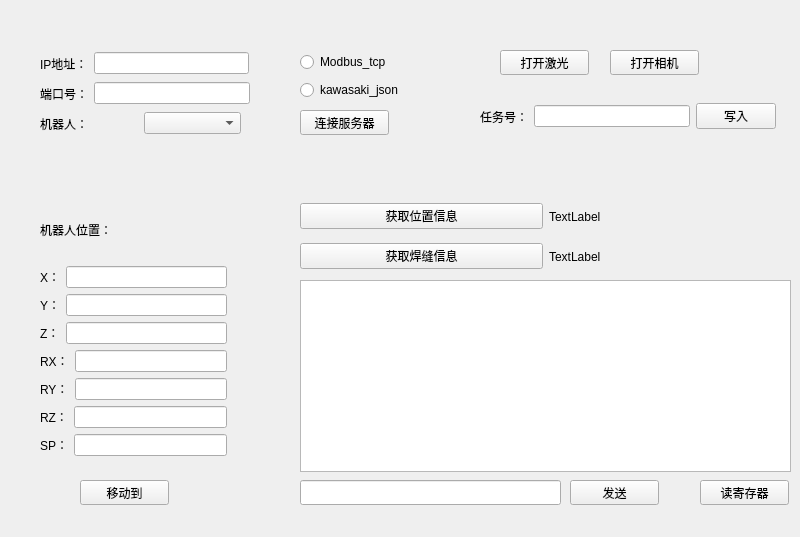
<?xml version="1.0" encoding="UTF-8"?>
<ui version="4.0">
 <class>tcp_client</class>
 <widget class="QWidget" name="tcp_client">
  <property name="geometry">
   <rect>
    <x>0</x>
    <y>0</y>
    <width>800</width>
    <height>537</height>
   </rect>
  </property>
  <property name="windowTitle">
   <string>tcp_client</string>
  </property>
  <widget class="QPushButton" name="move_to_pos">
   <property name="geometry">
    <rect>
     <x>80</x>
     <y>480</y>
     <width>89</width>
     <height>25</height>
    </rect>
   </property>
   <property name="text">
    <string>移动到</string>
   </property>
  </widget>
  <widget class="QPushButton" name="read_register_btn">
   <property name="geometry">
    <rect>
     <x>700</x>
     <y>480</y>
     <width>89</width>
     <height>25</height>
    </rect>
   </property>
   <property name="text">
    <string>读寄存器</string>
   </property>
  </widget>
  <widget class="QPushButton" name="send_btn">
   <property name="geometry">
    <rect>
     <x>570</x>
     <y>480</y>
     <width>89</width>
     <height>25</height>
    </rect>
   </property>
   <property name="text">
    <string>发送</string>
   </property>
  </widget>
  <widget class="QPushButton" name="connect_server_btn">
   <property name="geometry">
    <rect>
     <x>300</x>
     <y>110</y>
     <width>89</width>
     <height>25</height>
    </rect>
   </property>
   <property name="text">
    <string>连接服务器</string>
   </property>
  </widget>
  <widget class="QWidget" name="layoutWidget">
   <property name="geometry">
    <rect>
     <x>40</x>
     <y>50</y>
     <width>209</width>
     <height>27</height>
    </rect>
   </property>
   <layout class="QHBoxLayout" name="horizontalLayout">
    <item>
     <widget class="QLabel" name="label">
      <property name="text">
       <string>IP地址：</string>
      </property>
     </widget>
    </item>
    <item>
     <widget class="QLineEdit" name="ip_edit">
      <property name="text">
       <string/>
      </property>
     </widget>
    </item>
   </layout>
  </widget>
  <widget class="QWidget" name="layoutWidget">
   <property name="geometry">
    <rect>
     <x>40</x>
     <y>80</y>
     <width>210</width>
     <height>27</height>
    </rect>
   </property>
   <layout class="QHBoxLayout" name="horizontalLayout_2">
    <item>
     <widget class="QLabel" name="label_2">
      <property name="text">
       <string>端口号：</string>
      </property>
     </widget>
    </item>
    <item>
     <widget class="QLineEdit" name="port_edit"/>
    </item>
   </layout>
  </widget>
  <widget class="QWidget" name="layoutWidget">
   <property name="geometry">
    <rect>
     <x>40</x>
     <y>110</y>
     <width>201</width>
     <height>27</height>
    </rect>
   </property>
   <layout class="QHBoxLayout" name="horizontalLayout_3">
    <item>
     <widget class="QLabel" name="label_3">
      <property name="text">
       <string>机器人：</string>
      </property>
     </widget>
    </item>
    <item>
     <widget class="QComboBox" name="robot_box"/>
    </item>
   </layout>
  </widget>
  <widget class="QWidget" name="layoutWidget">
   <property name="geometry">
    <rect>
     <x>300</x>
     <y>50</y>
     <width>124</width>
     <height>54</height>
    </rect>
   </property>
   <layout class="QVBoxLayout" name="verticalLayout">
    <item>
     <widget class="QRadioButton" name="modbus_tcp_rbtn">
      <property name="text">
       <string>Modbus_tcp</string>
      </property>
     </widget>
    </item>
    <item>
     <widget class="QRadioButton" name="kawasaki_json_rbtn">
      <property name="text">
       <string>kawasaki_json</string>
      </property>
     </widget>
    </item>
   </layout>
  </widget>
  <widget class="QWidget" name="layoutWidget">
   <property name="geometry">
    <rect>
     <x>40</x>
     <y>200</y>
     <width>187</width>
     <height>256</height>
    </rect>
   </property>
   <layout class="QVBoxLayout" name="verticalLayout_2">
    <item>
     <widget class="QLabel" name="label_4">
      <property name="text">
       <string>机器人位置：</string>
      </property>
     </widget>
    </item>
    <item>
     <layout class="QHBoxLayout" name="horizontalLayout_4">
      <item>
       <widget class="QLabel" name="label_5">
        <property name="text">
         <string>X：</string>
        </property>
       </widget>
      </item>
      <item>
       <widget class="QLineEdit" name="x_edit"/>
      </item>
     </layout>
    </item>
    <item>
     <layout class="QHBoxLayout" name="horizontalLayout_5">
      <item>
       <widget class="QLabel" name="label_6">
        <property name="text">
         <string>Y：</string>
        </property>
       </widget>
      </item>
      <item>
       <widget class="QLineEdit" name="y_edit"/>
      </item>
     </layout>
    </item>
    <item>
     <layout class="QHBoxLayout" name="horizontalLayout_6">
      <item>
       <widget class="QLabel" name="label_7">
        <property name="text">
         <string>Z：</string>
        </property>
       </widget>
      </item>
      <item>
       <widget class="QLineEdit" name="z_edit"/>
      </item>
     </layout>
    </item>
    <item>
     <layout class="QHBoxLayout" name="horizontalLayout_7">
      <item>
       <widget class="QLabel" name="label_8">
        <property name="text">
         <string>RX：</string>
        </property>
       </widget>
      </item>
      <item>
       <widget class="QLineEdit" name="rx_edit"/>
      </item>
     </layout>
    </item>
    <item>
     <layout class="QHBoxLayout" name="horizontalLayout_8">
      <item>
       <widget class="QLabel" name="label_9">
        <property name="text">
         <string>RY：</string>
        </property>
       </widget>
      </item>
      <item>
       <widget class="QLineEdit" name="ry_edit"/>
      </item>
     </layout>
    </item>
    <item>
     <layout class="QHBoxLayout" name="horizontalLayout_9">
      <item>
       <widget class="QLabel" name="label_10">
        <property name="text">
         <string>RZ：</string>
        </property>
       </widget>
      </item>
      <item>
       <widget class="QLineEdit" name="rz_edit"/>
      </item>
     </layout>
    </item>
    <item>
     <layout class="QHBoxLayout" name="horizontalLayout_10">
      <item>
       <widget class="QLabel" name="label_11">
        <property name="text">
         <string>SP：</string>
        </property>
       </widget>
      </item>
      <item>
       <widget class="QLineEdit" name="sp_edit"/>
      </item>
     </layout>
    </item>
   </layout>
  </widget>
  <widget class="QTextBrowser" name="record_tb">
   <property name="geometry">
    <rect>
     <x>300</x>
     <y>280</y>
     <width>491</width>
     <height>192</height>
    </rect>
   </property>
  </widget>
  <widget class="QPushButton" name="laser_btn">
   <property name="geometry">
    <rect>
     <x>500</x>
     <y>50</y>
     <width>89</width>
     <height>25</height>
    </rect>
   </property>
   <property name="text">
    <string>打开激光</string>
   </property>
  </widget>
  <widget class="QPushButton" name="camera_btn">
   <property name="geometry">
    <rect>
     <x>610</x>
     <y>50</y>
     <width>89</width>
     <height>25</height>
    </rect>
   </property>
   <property name="text">
    <string>打开相机</string>
   </property>
  </widget>
  <widget class="QLineEdit" name="send_order_edit">
   <property name="geometry">
    <rect>
     <x>300</x>
     <y>480</y>
     <width>261</width>
     <height>25</height>
    </rect>
   </property>
  </widget>
  <widget class="QWidget" name="">
   <property name="geometry">
    <rect>
     <x>480</x>
     <y>100</y>
     <width>296</width>
     <height>33</height>
    </rect>
   </property>
   <layout class="QHBoxLayout" name="horizontalLayout_11">
    <item>
     <widget class="QLabel" name="label_12">
      <property name="text">
       <string>任务号：</string>
      </property>
     </widget>
    </item>
    <item>
     <widget class="QLineEdit" name="task_edit"/>
    </item>
    <item>
     <widget class="QPushButton" name="write_task_btn">
      <property name="text">
       <string>写入</string>
      </property>
     </widget>
    </item>
   </layout>
  </widget>
  <widget class="QWidget" name="">
   <property name="geometry">
    <rect>
     <x>300</x>
     <y>200</y>
     <width>491</width>
     <height>33</height>
    </rect>
   </property>
   <layout class="QHBoxLayout" name="horizontalLayout_12">
    <item>
     <widget class="QPushButton" name="get_pos_btn">
      <property name="text">
       <string>获取位置信息</string>
      </property>
     </widget>
    </item>
    <item>
     <widget class="QLabel" name="pos_label">
      <property name="text">
       <string>TextLabel</string>
      </property>
     </widget>
    </item>
   </layout>
  </widget>
  <widget class="QWidget" name="">
   <property name="geometry">
    <rect>
     <x>300</x>
     <y>240</y>
     <width>491</width>
     <height>33</height>
    </rect>
   </property>
   <layout class="QHBoxLayout" name="horizontalLayout_13">
    <item>
     <widget class="QPushButton" name="get_weld_btn">
      <property name="text">
       <string>获取焊缝信息</string>
      </property>
     </widget>
    </item>
    <item>
     <widget class="QLabel" name="weld_label">
      <property name="text">
       <string>TextLabel</string>
      </property>
     </widget>
    </item>
   </layout>
  </widget>
 </widget>
 <resources/>
 <connections/>
</ui>
